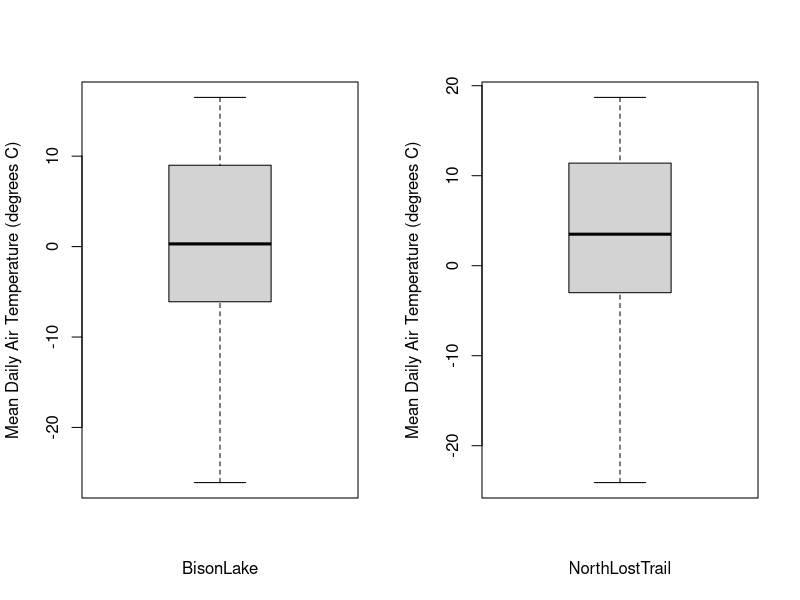
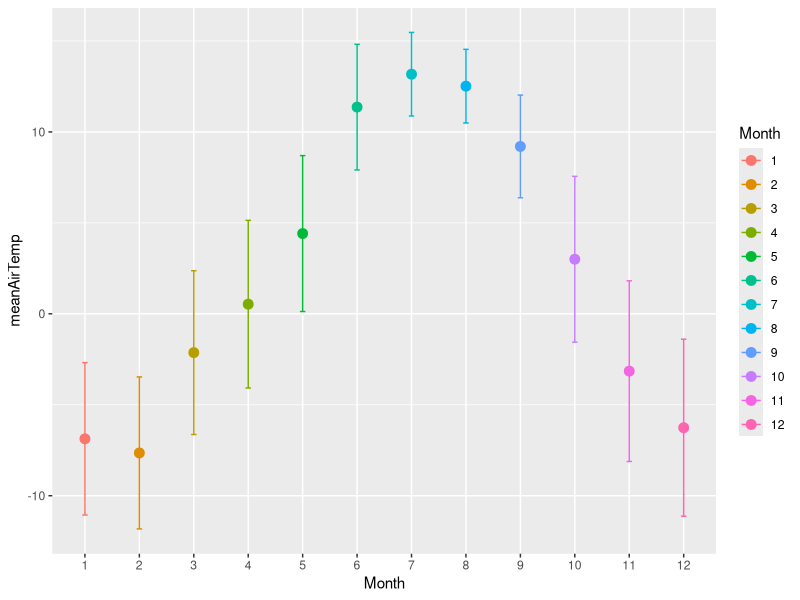

Recreate these plots in R, in order.
### Plyr Function in R
### 04/19/2017
### ADG

### Install the required package and read in the data ###

#install.packages("plyr")
library(plyr)

climate <- read.csv(file="ClimateData.csv")
climate$Month <- as.factor(climate$Month)
climate$Year <- as.factor(climate$Year)
str(climate)


### Using ‘ddply’: a simple example ###
# Use 'ddply' to calculate the mean air temperature for each month
ddply(climate, # input data frame
      "Month", # variable to subset by
      function(x){ # function to run on each subset
        mean(x$AvgAirTemp)
      }
)

# Alter the function slightly so that the output is easier to work with
monthlyData <- ddply(climate,
                     "Month",
                     function(x){ 
                       MeanAirTemp <- mean(x$AvgAirTemp)
                       data.frame(MeanAirTemp=MeanAirTemp)
                     }
)
print(monthlyData)


## ddply - the first d stands for input = dataframe, the second d stands for the output = dataframe
# d_ply inputs a dataframe but doesn't output anything, useful for plots

### Using ‘ddply’ to subset data based on multiple factors and perform a calculation ###
# Use 'ddply' to calculate the mean air temperature for each month-year combination
monthYearData <- ddply(climate,
                       c("Month","Year"),
                       function(x){ 
                         MeanAirTemp <- mean(x$AvgAirTemp)
                         data.frame(MeanAirTemp=MeanAirTemp)
                       }
)
print(monthYearData)


### Using ‘ddply’ to calculate multiple summary statistics ###
# Use 'ddply' to calculate, for each month, means and standard deviations for daily air
# temperature and precipitation
monthlyData <- ddply(climate,
                     "Month",
                     function(x){ 
                       
                       meanAirTemp <- mean(x$AvgAirTemp)
                       sdAirTemp <- sd(x$AvgAirTemp)
                       meanPrecip <- mean(x$Precip)
                       sdPrecip <- sd(x$Precip)
                       
                       data.frame(meanAirTemp=meanAirTemp,sdAirTemp=sdAirTemp,
                                  meanPrecip=meanPrecip,sdPrecip=sdPrecip)
                     }
)
print(monthlyData)



### Using ‘summarise’ within ‘ddply’ ###

# Calculate the mean air temperature for each month
monthlyData <- ddply(climate, # input data frame 
                     "Month", # variable to subset by
                     summarise, # "helper function" to run
                     MeanAirTemp = mean(AvgAirTemp)) # function to apply to each subset # has to have equal sign here, not arrow
print(monthlyData)

# Calculate the mean air temperature for each month-year combination
monthYearData <- ddply(climate, 
                       c("Month","Year"), 
                       summarise, 
                       MeanAirTemp = mean(AvgAirTemp))
print(monthYearData)

# Calculate, for each month, the mean and standard deviation for air temperature 
monthlyData <- ddply(climate, 
                     "Month", 
                     summarise, 
                     meanAirTemp=mean(AvgAirTemp), 
                     sdAirTemp=sd(AvgAirTemp))
print(monthlyData)




### Using ‘transform’ and ‘mutate’ within ‘ddply’ ###

# Use 'transform' within 'ddply' to split your data into subsets, perform a calculation on
# each subset, and add the results to a copy of your input data frame as a new column
x <- ddply(climate, 
           "Month", 
           transform, 
           MonthlyMeanTemp = mean(AvgAirTemp))
head(x)

# 'Mutate' works similarly to 'transform', but allows you to do calculations within 'ddply'
# using columns you just created
x <- ddply(climate, 
           "Month", 
           mutate, 
           AvgMaxTemp = mean(MaxAirTemp),
           AvgMinTemp = mean(MinAirTemp),
           MonthlyMeanTempRange = AvgMaxTemp - AvgMinTemp)
head(x)



### Using plyr for plotting ###

# Create boxplots of the mean daily air temperatures for each weather station
par(mfrow = c(1,2))
d_ply(climate, 
      "StationName", 
      summarise, 
      boxplot(AvgAirTemp, 
              xlab=unique(StationName), 
              ylab="Mean Daily Air Temperature (degrees C)"))



### Using other types of functions within ‘ddply’ ###

# Use a linear model to examine how precipitation changes with air temperature within 
# each month
precipTemp <- ddply(climate, 
                    "Month", 
                    function(x) {
                      model <- lm(Precip ~ AvgAirTemp, data=x)
                      setNames(coef(model), c("Intercept", "Slope"))
                    }
)
print(precipTemp)



### Creating graphs using ‘ddply’ output ###

# For each month, calculate and graph the mean and standard deviation for air temperature 

monthlyData <- ddply(climate, 
                     "Month", 
                     summarise, 
                     meanAirTemp=mean(AvgAirTemp), 
                     sdAirTemp=sd(AvgAirTemp))
print(monthlyData)

library(ggplot2)

p <- ggplot(monthlyData, aes(x=Month,y=meanAirTemp,colour=Month))
p <- p + geom_point(position=position_dodge(width=0.3), stat="identity", size = 3) 
p <- p + geom_errorbar(aes(ymin=meanAirTemp-sdAirTemp, ymax=meanAirTemp+sdAirTemp),
                       width=.1,position=position_dodge(.3))
print(p)

